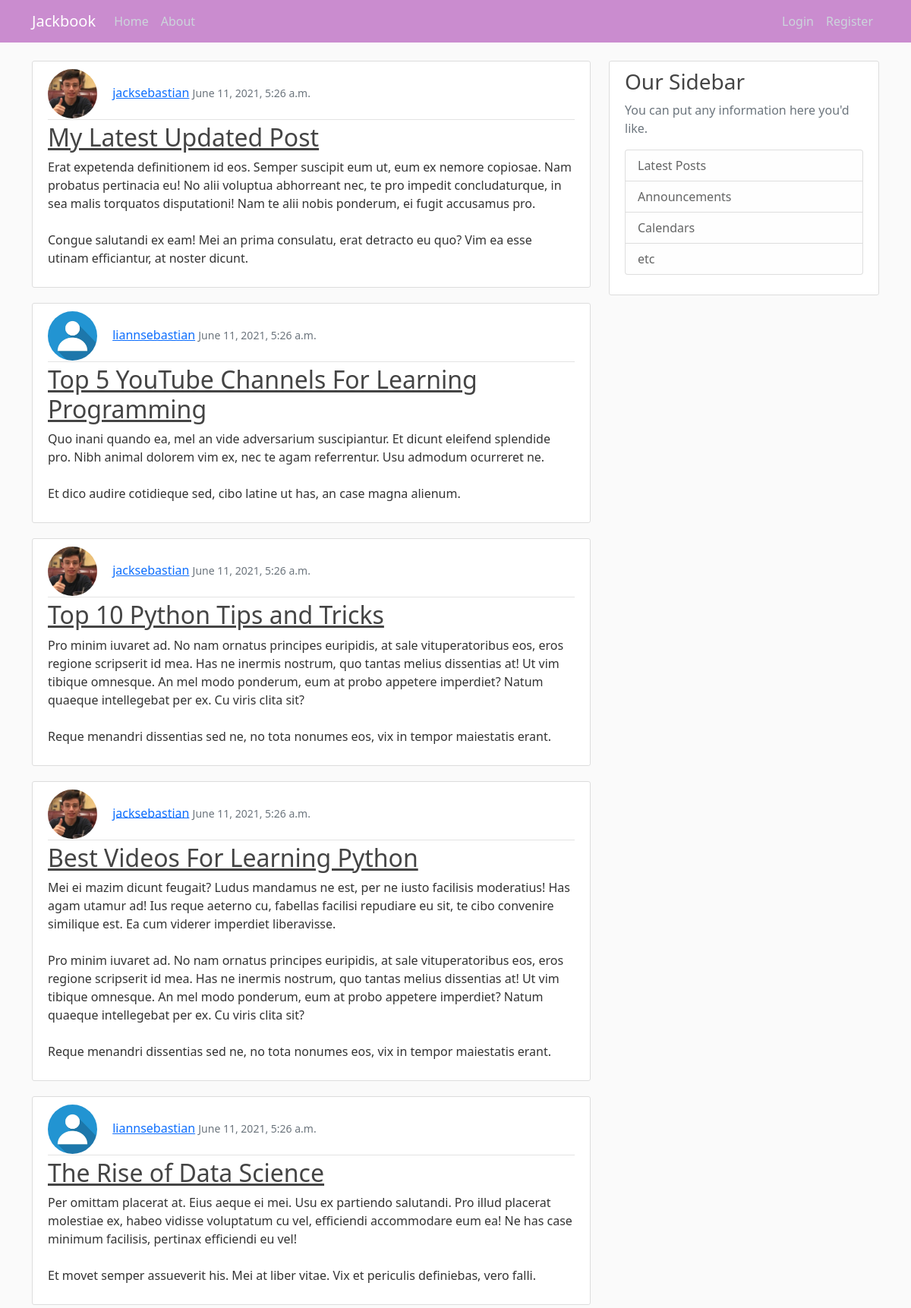
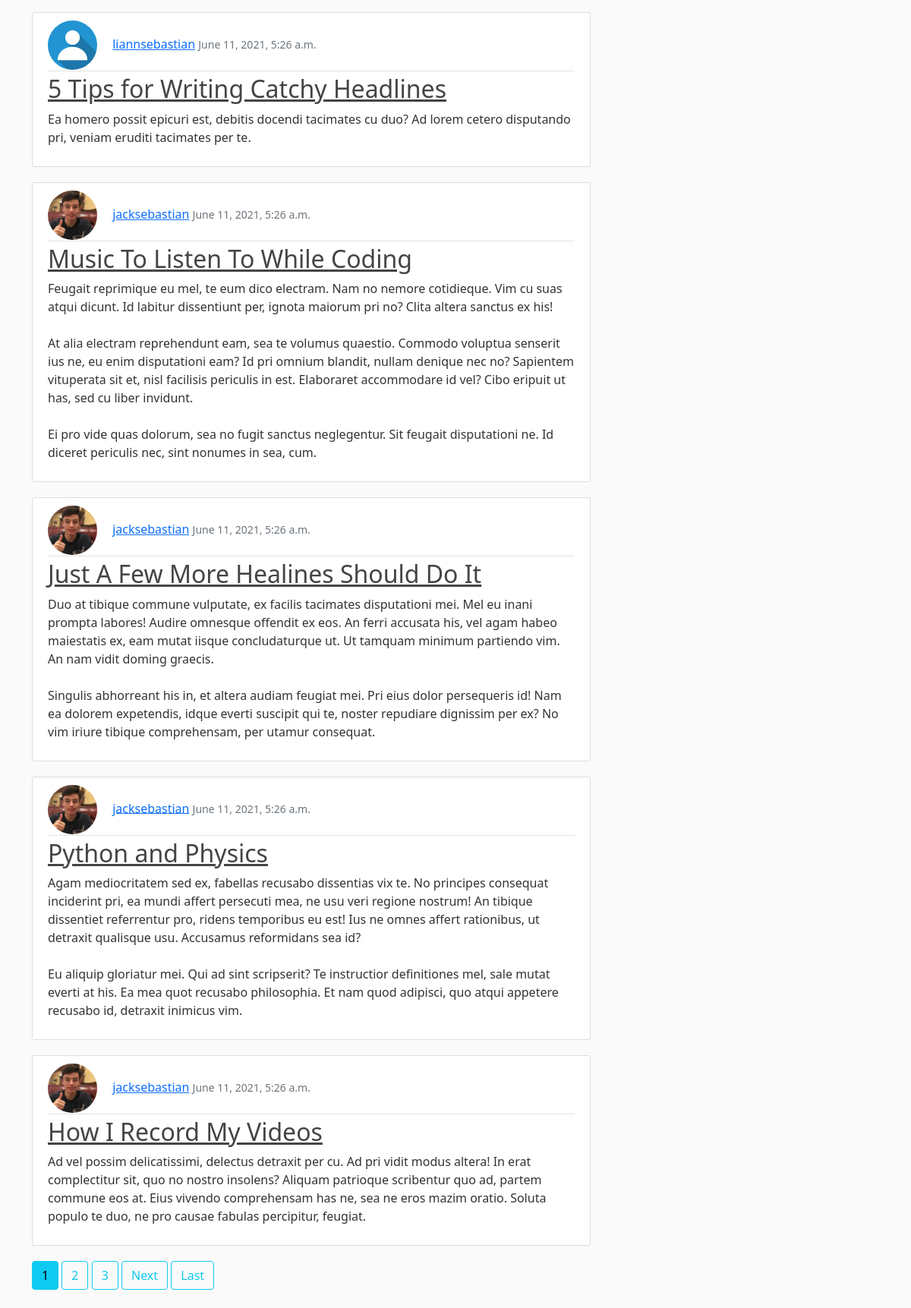
The page / on the database its author committed (2 pictures, top to bottom).
### blog/models.py (models this page shows, shortened)
class Post(models.Model):
    author = models.ForeignKey(User, on_delete=models.CASCADE)
    title = models.CharField(max_length=100)
    content = models.TextField()
    date_posted = models.DateTimeField(default=timezone.now)

### users/models.py (models this page shows, shortened)
class Profile(models.Model):
    user = models.OneToOneField(User, on_delete=models.CASCADE)
    image = models.ImageField(default='default.png', upload_to='profile_pics')

### blog/views.py (the view)
# urls.py: path('', PostListView.as_view(), name='blog-home'),
class PostListView(ListView):
    model = Post
    template_name = 'blog/home.html' # <app>/<modal>_<viewtype>.html
    context_object_name = 'posts'
    ordering = ['-date_posted']
    paginate_by = 10

### blog/templates/blog/home.html (shortened to what this page needs)
{% extends "blog/base.html" %}
{% block content %}
    {% for post in posts %}
        <article class="media content-section">
            <div class="media-body">
                <div class="article-metadata">
                    <img class="rounded-circle article-img" src="{{ post.author.profile.image.url }}">
                    <a class="mr-2" href="#">{{ post.author }}</a>
                    <small class="text-muted">{{ post.date_posted }}</small>
                </div>
                <h2><a class="article-title" href="{% url 'post-detail' post.id %}">{{ post.title }}</a></h2>
                <p class="article-content">{{ post.content }}</p>
            </div>
        </article>
    {% endfor %}
    {% if is_paginated %}
        {% for num in page_obj.paginator.page_range %}
            {% if page_obj.number == num %}
                <a class="btn btn-info mb-4" href="?page={{ num }}">{{ num }}</a>
            {% elif num > page_obj.number|add:'-3' and  num < page_obj.number|add:'3' %}
                <a class="btn btn-outline-info mb-4" href="?page={{ num }}">{{ num }}</a>
            {% endif %}
        {% endfor %}
        {% if page_obj.has_next %}
            <a class="btn btn-outline-info mb-4" href="?page={{ page_obj.next_page_number }}">Next</a>
            <a class="btn btn-outline-info mb-4" href="?page={{ page_obj.paginator.num_pages }}">Last</a>
        {% endif %}
    {% endif %}
{% endblock content %}

### blog/static/blog/main.css (style rules this page uses)
body { background: #fafafa; color: #333333; margin-top: 5rem; }
h1, h2, h3, h4, h5, h6 { color: #444444; }
.content-section { background: #ffffff; padding: 10px 20px; border: 1px solid #dddddd; border-radius: 3px; margin-bottom: 20px; }
.article-title { color: #444444; }
.article-content { white-space: pre-line; }
.article-img { height: 65px; width: 65px; margin-right: 16px; }
.article-metadata { padding-bottom: 1px; margin-bottom: 4px; border-bottom: 1px solid #e3e3e3 }

### rows shown on the page
Post: author.profile.image (picture), author "jacksebastian", date_posted "June 11, 2021, 5:26 a.m.", title "My Latest Updated Post", content "Erat expetenda definitionem id eos. Semper suscipit eum ut, eum ex nemore copiosae. Nam probatus pertinacia eu! No alii voluptua abhorreant nec, te pro impedit concludaturque, in sea malis torquatos disputationi! Nam te alii nobis ponderum, ei fugit accusamus pro. Congue salutandi ex eam! Mei an prima consulatu, erat detracto eu quo? Vim ea esse utinam efficiantur, at noster dicunt."
Post: author.profile.image (placeholder picture), author "liannsebastian", date_posted "June 11, 2021, 5:26 a.m.", title "Top 5 YouTube Channels For Learning Programming", content "Quo inani quando ea, mel an vide adversarium suscipiantur. Et dicunt eleifend splendide pro. Nibh animal dolorem vim ex, nec te agam referrentur. Usu admodum ocurreret ne. Et dico audire cotidieque sed, cibo latine ut has, an case magna alienum."
Post: author.profile.image (picture), author "jacksebastian", date_posted "June 11, 2021, 5:26 a.m.", title "Top 10 Python Tips and Tricks", content "Pro minim iuvaret ad. No nam ornatus principes euripidis, at sale vituperatoribus eos, eros regione scripserit id mea. Has ne inermis nostrum, quo tantas melius dissentias at! Ut vim tibique omnesque. An mel modo ponderum, eum at probo appetere imperdiet? Natum quaeque intellegebat per ex. Cu viris clita sit? Reque menandri dissentias sed ne, no tota nonumes eos, vix in tempor maiestatis erant."
Post: author.profile.image (picture), author "jacksebastian", date_posted "June 11, 2021, 5:26 a.m.", title "Best Videos For Learning Python", content "Mei ei mazim dicunt feugait? Ludus mandamus ne est, per ne iusto facilisis moderatius! Has agam utamur ad! Ius reque aeterno cu, fabellas facilisi repudiare eu sit, te cibo convenire similique est. Ea cum viderer imperdiet liberavisse. Pro minim iuvaret ad. No nam ornatus principes euripidis, at sale vituperatoribus eos, eros regione scripserit id mea. Has ne inermis nostrum, quo tantas melius dissentias at! Ut vim tibique omnesque. An mel modo ponderum, eum at probo appetere imperdiet? Natum quaeque intellegebat per ex. Cu viris clita sit? Reque menandri dissentias sed ne, no tota nonumes eos, vix in tempor maiestatis erant."
Post: author.profile.image (placeholder picture), author "liannsebastian", date_posted "June 11, 2021, 5:26 a.m.", title "The Rise of Data Science", content "Per omittam placerat at. Eius aeque ei mei. Usu ex partiendo salutandi. Pro illud placerat molestiae ex, habeo vidisse voluptatum cu vel, efficiendi accommodare eum ea! Ne has case minimum facilisis, pertinax efficiendi eu vel! Et movet semper assueverit his. Mei at liber vitae. Vix et periculis definiebas, vero falli."
Post: author.profile.image (placeholder picture), author "liannsebastian", date_posted "June 11, 2021, 5:26 a.m.", title "5 Tips for Writing Catchy Headlines", content "Ea homero possit epicuri est, debitis docendi tacimates cu duo? Ad lorem cetero disputando pri, veniam eruditi tacimates per te."
Post: author.profile.image (picture), author "jacksebastian", date_posted "June 11, 2021, 5:26 a.m.", title "Music To Listen To While Coding", content "Feugait reprimique eu mel, te eum dico electram. Nam no nemore cotidieque. Vim cu suas atqui dicunt. Id labitur dissentiunt per, ignota maiorum pri no? Clita altera sanctus ex his! At alia electram reprehendunt eam, sea te volumus quaestio. Commodo voluptua senserit ius ne, eu enim disputationi eam? Id pri omnium blandit, nullam denique nec no? Sapientem vituperata sit et, nisl facilisis periculis in est. Elaboraret accommodare id vel? Cibo eripuit ut has, sed cu liber invidunt. Ei pro vide quas dolorum, sea no fugit sanctus neglegentur. Sit feugait disputationi ne. Id diceret periculis nec, sint nonumes in sea, cum."
Post: author.profile.image (picture), author "jacksebastian", date_posted "June 11, 2021, 5:26 a.m.", title "Just A Few More Healines Should Do It", content "Duo at tibique commune vulputate, ex facilis tacimates disputationi mei. Mel eu inani prompta labores! Audire omnesque offendit ex eos. An ferri accusata his, vel agam habeo maiestatis ex, eam mutat iisque concludaturque ut. Ut tamquam minimum partiendo vim. An nam vidit doming graecis. Singulis abhorreant his in, et altera audiam feugiat mei. Pri eius dolor persequeris id! Nam ea dolorem expetendis, idque everti suscipit qui te, noster repudiare dignissim per ex? No vim iriure tibique comprehensam, per utamur consequat."
Post: author.profile.image (picture), author "jacksebastian", date_posted "June 11, 2021, 5:26 a.m.", title "Python and Physics", content "Agam mediocritatem sed ex, fabellas recusabo dissentias vix te. No principes consequat inciderint pri, ea mundi affert persecuti mea, ne usu veri regione nostrum! An tibique dissentiet referrentur pro, ridens temporibus eu est! Ius ne omnes affert rationibus, ut detraxit qualisque usu. Accusamus reformidans sea id? Eu aliquip gloriatur mei. Qui ad sint scripserit? Te instructior definitiones mel, sale mutat everti at his. Ea mea quot recusabo philosophia. Et nam quod adipisci, quo atqui appetere recusabo id, detraxit inimicus vim."
Post: author.profile.image (picture), author "jacksebastian", date_posted "June 11, 2021, 5:26 a.m.", title "How I Record My Videos", content "Ad vel possim delicatissimi, delectus detraxit per cu. Ad pri vidit modus altera! In erat complectitur sit, quo no nostro insolens? Aliquam patrioque scribentur quo ad, partem commune eos at. Eius vivendo comprehensam has ne, sea ne eros mazim oratio. Soluta populo te duo, ne pro causae fabulas percipitur, feugiat."

### other values the page prints
{{ num }} "1"
{{ num }} "2" "3"
